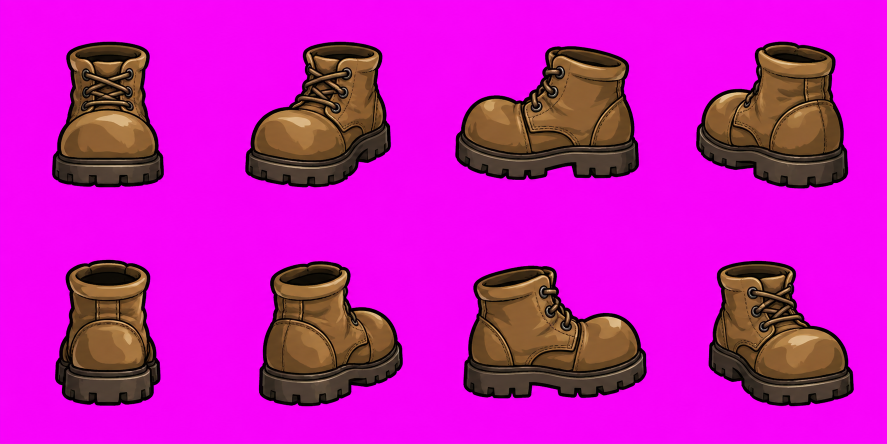
#> input picture tools/engineer_rig/foot_parts.png, 1774 x 887 px (shown at 1/2 size)
$ python prep_sprite.py engineer_rig/foot_parts.png
#> lines starting #> are read from the running program, lines starting #| are printed output that depends on the picture; after the words box and inside, x2 and y2 are one past the last pixel; in counts of white or black regions, pixels touching at a corner belong together
#!/usr/bin/env python3
"""생성형 툴에서 받은 스프라이트를 게임에 넣을 수 있게 다듬는다.

생성 결과는 "투명 배경"이라고 해도 실제로는 **체커보드가 픽셀로 구워진 RGB** 인 경우가
많다(알파 채널 자체가 없다). 그대로 넣으면 회색 격자 사각형이 그려진다.

하는 일:
  1. 배경 판정 — 무채색(R≈G≈B)이면서 밝은 픽셀 = 체커보드 후보
  2. 테두리에서 flood fill 로 "바깥과 이어진" 후보만 배경으로 확정
     (오브젝트 안쪽의 밝은 회색 하이라이트에 구멍이 뚫리지 않는다)
  3. 경계 1px 침식 — 배경과 섞인 반투명 테두리 픽셀(흰 띠)을 잘라낸다
  4. 색 번짐(bleed) — 투명 영역을 이웃 불투명 색으로 채워, 축소할 때 흰색이
     빨려 들어와 생기는 흰 테두리(halo)를 막는다
  5. 내용에 맞춰 트리밍 후 긴 변을 --size 로 리샘플

사용:
  python3 tools/prep_sprite.py <입력.png> [입력2.png ...] [--size 128] [--inplace]
"""
import argparse
import os

import numpy as np
from PIL import Image, ImageDraw, ImageFilter

GRAY_TOL = 14      # R,G,B 최대-최소 차가 이 이하면 무채색으로 본다
BRIGHT_MIN = 180   # 가장 어두운 채널이 이 이상이면 밝은 색으로 본다


def background_alpha(rgb: np.ndarray) -> np.ndarray:
    """체커보드 배경을 0, 오브젝트를 255 로 하는 알파 마스크."""
    mx = rgb.max(axis=2).astype(int)
    mn = rgb.min(axis=2).astype(int)
    cand = ((mx - mn) <= GRAY_TOL) & (mn >= BRIGHT_MIN)

    # 테두리와 이어진 후보만 배경. 안쪽의 밝은 회색(금속 하이라이트 등)은 남긴다.
    # .copy() 필수: Image.fromarray 는 numpy 버퍼를 공유해서, 그대로 두면 floodfill 의
    # 쓰기가 반영되지 않고 조용히 사라진다(배경이 하나도 지워지지 않는다).
    m = Image.fromarray(np.where(cand, 255, 0).astype(np.uint8), "L").copy()
    h, w = cand.shape
    seeds = [(0, 0), (w - 1, 0), (0, h - 1), (w - 1, h - 1)]
    for sx, sy in seeds:
        if m.getpixel((sx, sy)) == 255:
            ImageDraw.floodfill(m, (sx, sy), 128)
    reached = np.asarray(m) == 128
    return np.where(reached, 0, 255).astype(np.uint8)


def bleed_colors(rgb: np.ndarray, alpha: np.ndarray, rounds: int = 6) -> np.ndarray:
    """투명 영역을 이웃 불투명 색으로 점점 채운다(축소 시 흰 테두리 방지)."""
    out = rgb.copy()
    known = alpha > 0
    for _ in range(rounds):
        if known.all():
            break
        # 상하좌우로 한 칸씩 밀어 아직 모르는 자리를 채운다
        for dy, dx in ((1, 0), (-1, 0), (0, 1), (0, -1)):
            src = np.roll(known, (dy, dx), axis=(0, 1))
            srcv = np.roll(out, (dy, dx), axis=(0, 1))
            fill = src & ~known
            out[fill] = srcv[fill]
            known = known | fill
    return out


def prep(path: str, size: int, inplace: bool) -> None:
    im = Image.open(path)
    src_mode, src_size = im.mode, im.size

    if im.mode == "RGBA" and np.asarray(im)[:, :, 3].min() < 250:
        rgba = np.asarray(im.convert("RGBA")).copy()
        alpha = rgba[:, :, 3]
        rgb = rgba[:, :, :3]
        note = "이미 알파 있음 — 배경 판정 생략"
    else:
        rgb = np.asarray(im.convert("RGB")).copy()
        alpha = background_alpha(rgb)
        note = "체커보드 배경 제거"

    # 경계 1px 침식 — 배경과 섞인 흰 띠 제거
    alpha = np.asarray(Image.fromarray(alpha, "L").filter(ImageFilter.MinFilter(3)))
    rgb = bleed_colors(rgb, alpha)

    ys, xs = np.where(alpha > 8)
    if len(xs) == 0:
        raise SystemExit(f"{path}: 오브젝트를 찾지 못했다(전부 배경으로 판정)")
    box = (xs.min(), ys.min(), xs.max() + 1, ys.max() + 1)

    out = Image.fromarray(np.dstack([rgb, alpha]), "RGBA").crop(box)
    k = size / max(out.size)
    out = out.resize((max(1, round(out.width * k)), max(1, round(out.height * k))), Image.LANCZOS)

    dst = path if inplace else os.path.splitext(path)[0] + "_prep.png"
    out.save(dst)
    kb = os.path.getsize(dst) / 1024
    print(f"{os.path.basename(path)}: {src_mode} {src_size[0]}x{src_size[1]} → "
          f"RGBA {out.size[0]}x{out.size[1]} ({kb:.0f}KB) · {note}")


def main() -> None:
    ap = argparse.ArgumentParser()
    ap.add_argument("paths", nargs="+")
    ap.add_argument("--size", type=int, default=128, help="출력 긴 변 픽셀")
    ap.add_argument("--inplace", action="store_true", help="원본을 덮어쓴다")
    args = ap.parse_args()
    for p in args.paths:
        prep(p, args.size, args.inplace)
#> in prep, im is the input picture: PIL image 1774x887 RGB; mean R, G, B 200.1, 22.6, 185.2
#> in background_alpha, `mx = rgb.max(axis=2).astype(int)`:
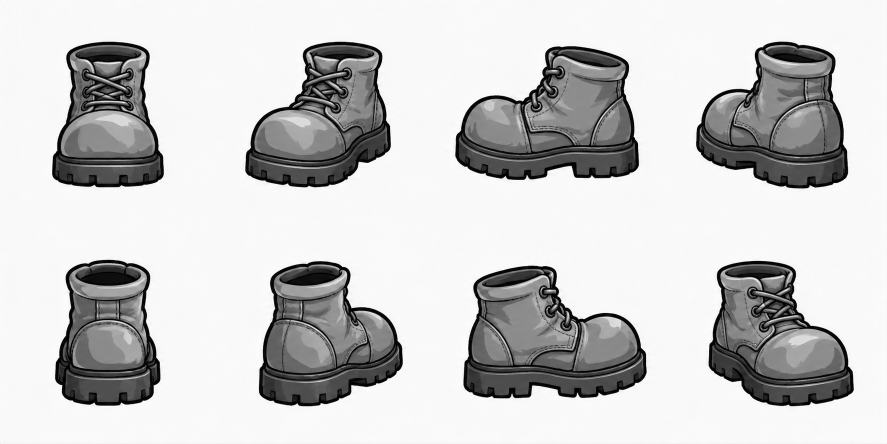
#> mx: shape (887, 1774) int64 (shown at 1/2 size); min 0, max 255, mean 201.2
#> in background_alpha, `mn = rgb.min(axis=2).astype(int)`:
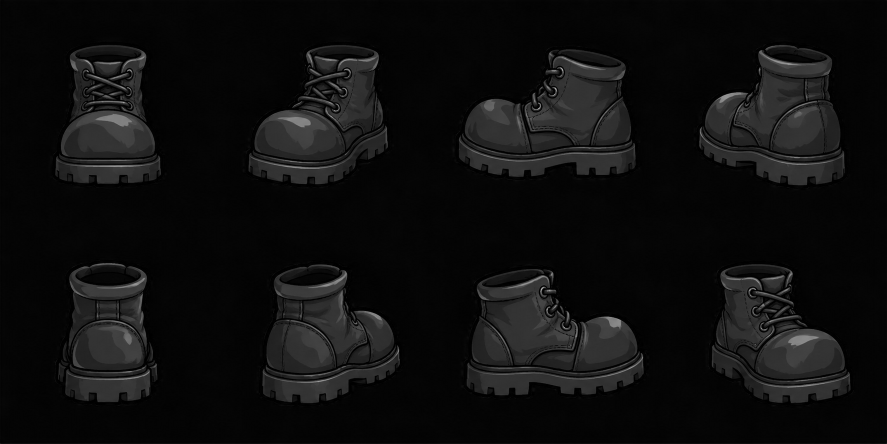
#> mn: shape (887, 1774) int64 (shown at 1/2 size); min 0, max 225, mean 14.5
#> in background_alpha, `cand = ((mx - mn) <= GRAY_TOL) & (mn >= BRIGHT_MIN)`:
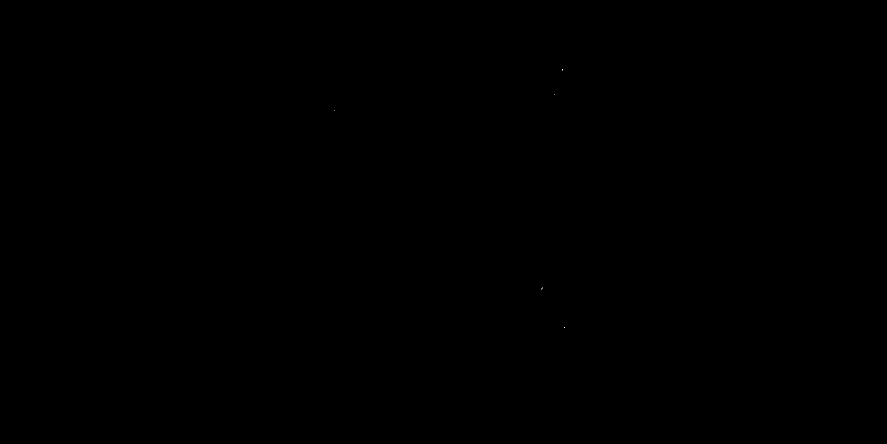
#> cand: shape (887, 1774) bool (shown at 1/2 size); 0% white in thin lines or dots, all inside (x1, y1, x2, y2) = (669, 138, 1130, 656)
#> in background_alpha, `reached = np.asarray(m) == 128`: reached: shape (887, 1774) bool; every value is 0
#> in background_alpha, `return np.where(reached, 0, 255).astype(np.uint8)`: returned value: shape (887, 1774); every value is 255
#> in bleed_colors, `known = alpha > 0`: known: shape (887, 1774) bool; every value is 1
#> in prep, `box = (xs.min(), ys.min(), xs.max() + 1, ys.max() + 1)`: box = (0, 0, 1774, 887)
#> in prep, `out = out.resize((max(1, round(out.width * k)), max(1, round(out.heigh..`:
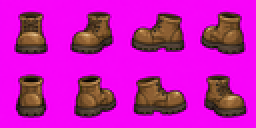
#> out: PIL image 128x64 RGBA (shown 2 times larger); mean R, G, B, A 199.8, 22.7, 184.9, 255
#| foot_parts.png: RGB 1774x887 → RGBA 128x64 (14KB) · 체커보드 배경 제거


if __name__ == "__main__":
    main()
